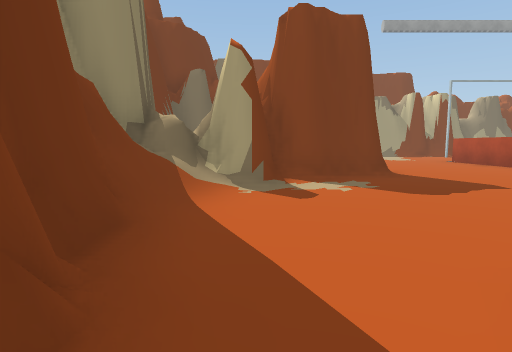
view 1 (above)

21 first-person views from a walk through a Unity game level. The camera is 1.4 m above the floor, tilts 6° down and sees 80° across. The floor is counted in squares, 2 m on a side. Each view is taken from the middle of a square. On the plan, view 1 faces up. The plan holds only what a view shows up to about 10 squares ahead; the rest is blank. The place goes on beyond the plan. Some animated figures are left out. Some surface patterns are stand-ins.

view 2
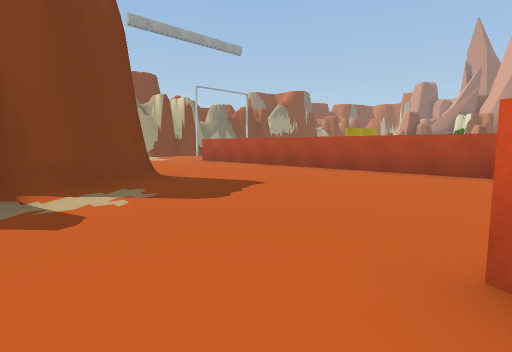

view 3
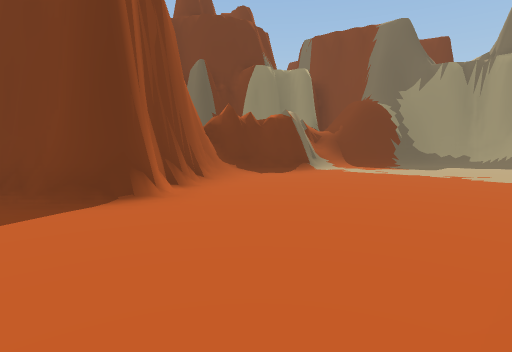

view 4
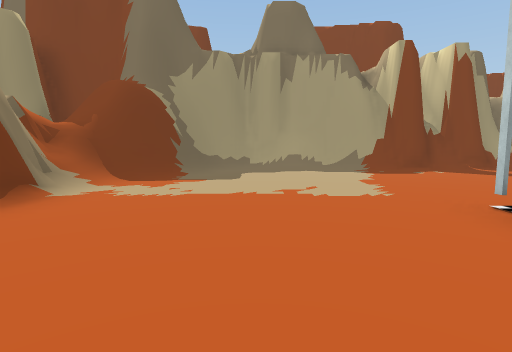

view 5
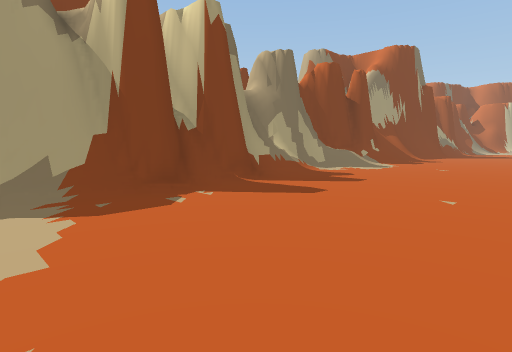

view 6
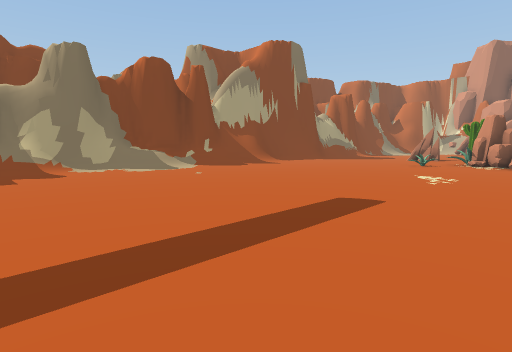

view 7
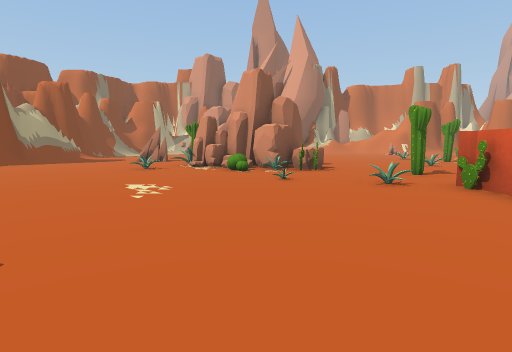

view 8
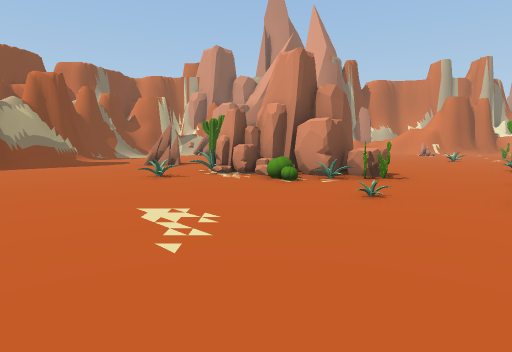

view 9
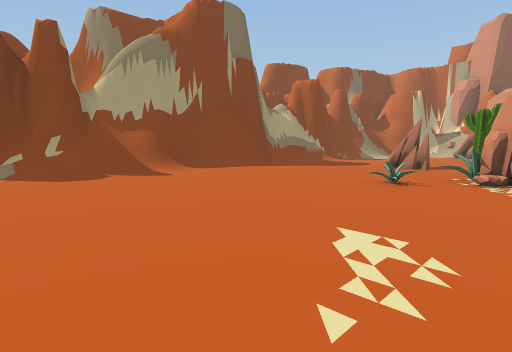

view 10
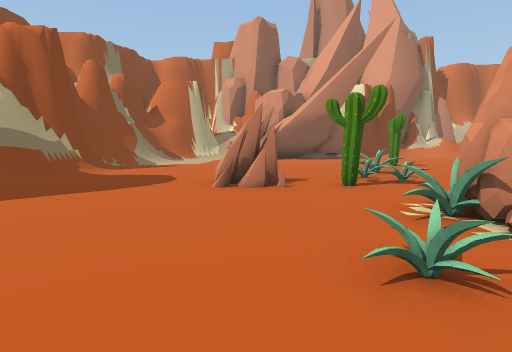

view 11
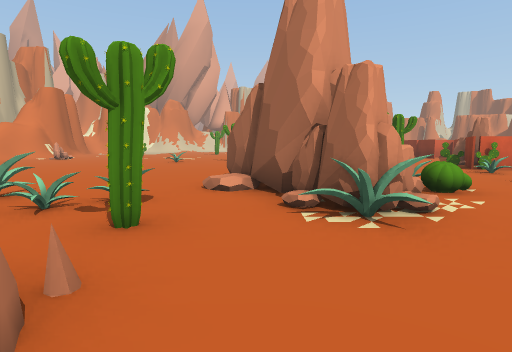

view 12
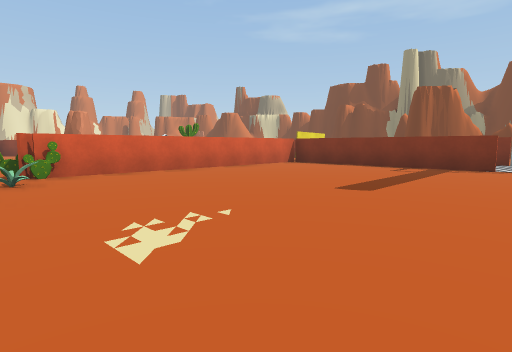

view 13
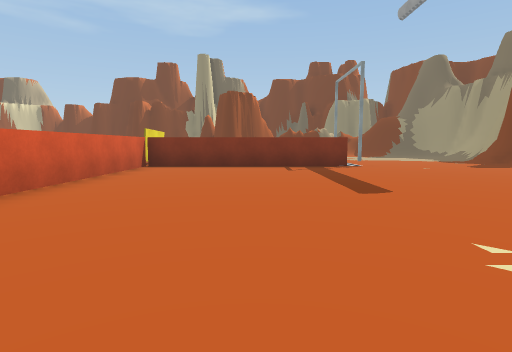

view 14
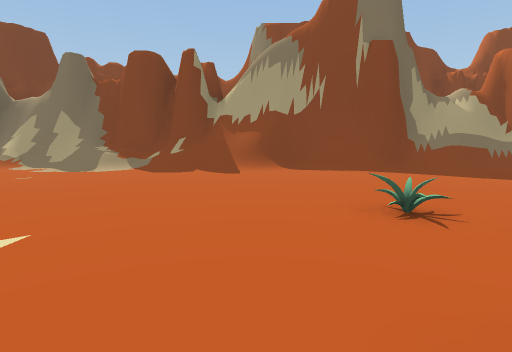

view 15
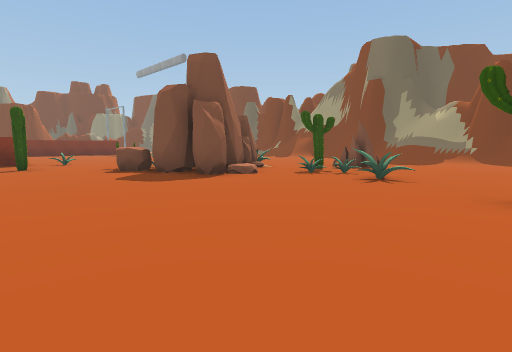

view 16
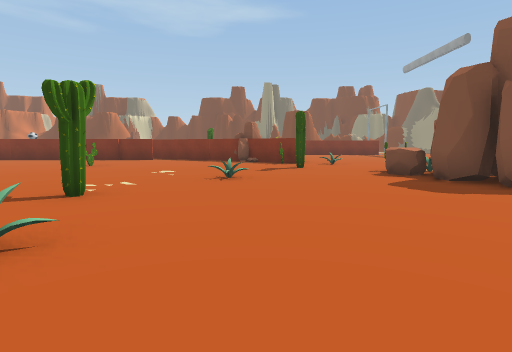

view 17
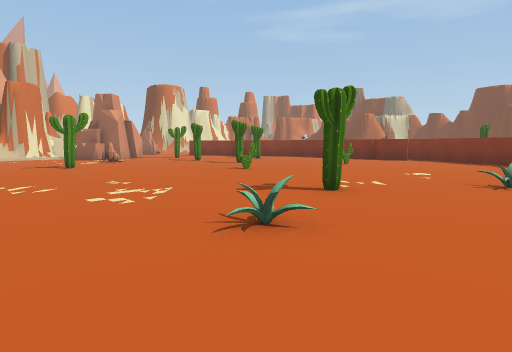

view 18
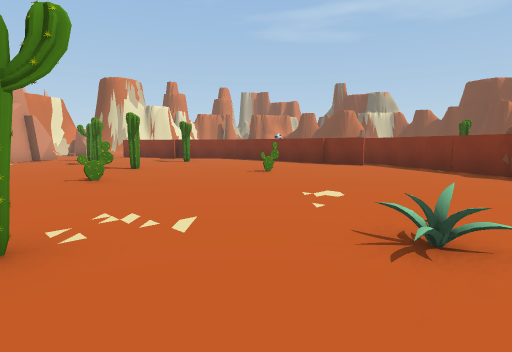

view 19
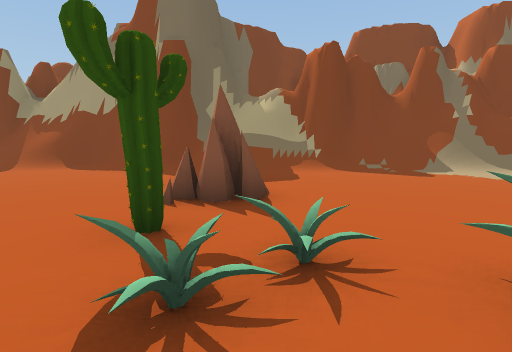

view 20
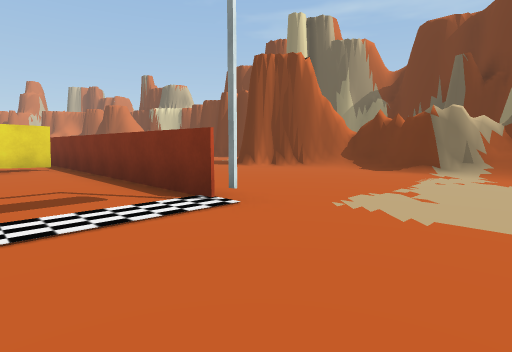

view 21
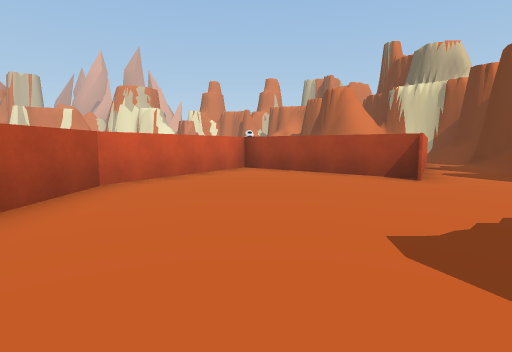

### Floor plan
Key: @ floor where view 1 was taken; # wall or solid block; . floor; / step, stairs or slope; = window, fence, low wall or low ledge; R rock; C cactus; O other object.
Columns run from 2 left of view 1 to 31 right of it. Each row starts with its distance up from view 1.
 19      ######   ############
 18      #////#####////////=##########
 17      #/..............///./////////
 16    ###............................
 15    =#/............................
 14    #/.............................
 13    ##.......................RR....
 12    ##.....#..#..........O.........
 11    #/.....#.#.............R.CO....
 10    #/.....#.#............RR..OO..
  9    ##.....#.#...........CRRR.....C
  8     ##....#.#..........OORRR......
  7   ####....#.#........O..CR........
  6  ###......#.#........C............
  5 ###.......###==##===#C.#..........
  4 #/........#.       R#.....O.......
  3 #/........#        RR............
  2 ##........#        #........C.O..
  1  #..#....#=       ##.............
  0  .@###..##        #..............
 -1  . # ####         #=..C..........
 -2 #.#    ##           ......C.....
 -3 #                    ...........
 -4                       ..........
 -5                        .#.......
 -6                         ......C.
 -7                          O.. ...

Positions as (right, up) in squares from view 1, and headings:
1: (0, 0), facing up
2: (0, 1), facing up-right
3: (7, 6), facing up-left
4: (5, 9), facing up
5: (7, 13), facing up-right
6: (12, 9), facing up-right
7: (14, 9), facing right
8: (16, 10), facing right
9: (17, 10), facing up-right
10: (21, 13), facing right
11: (25, 14), facing down
12: (20, 13), facing down-left
13: (20, 9), facing left
14: (21, 9), facing up
15: (31, 4), facing up-left
16: (30, 4), facing left
17: (30, 4), facing down-left
18: (26, 4), facing down-left
19: (27, 9), facing up
20: (10, 15), facing down-left
21: (5, 7), facing down
